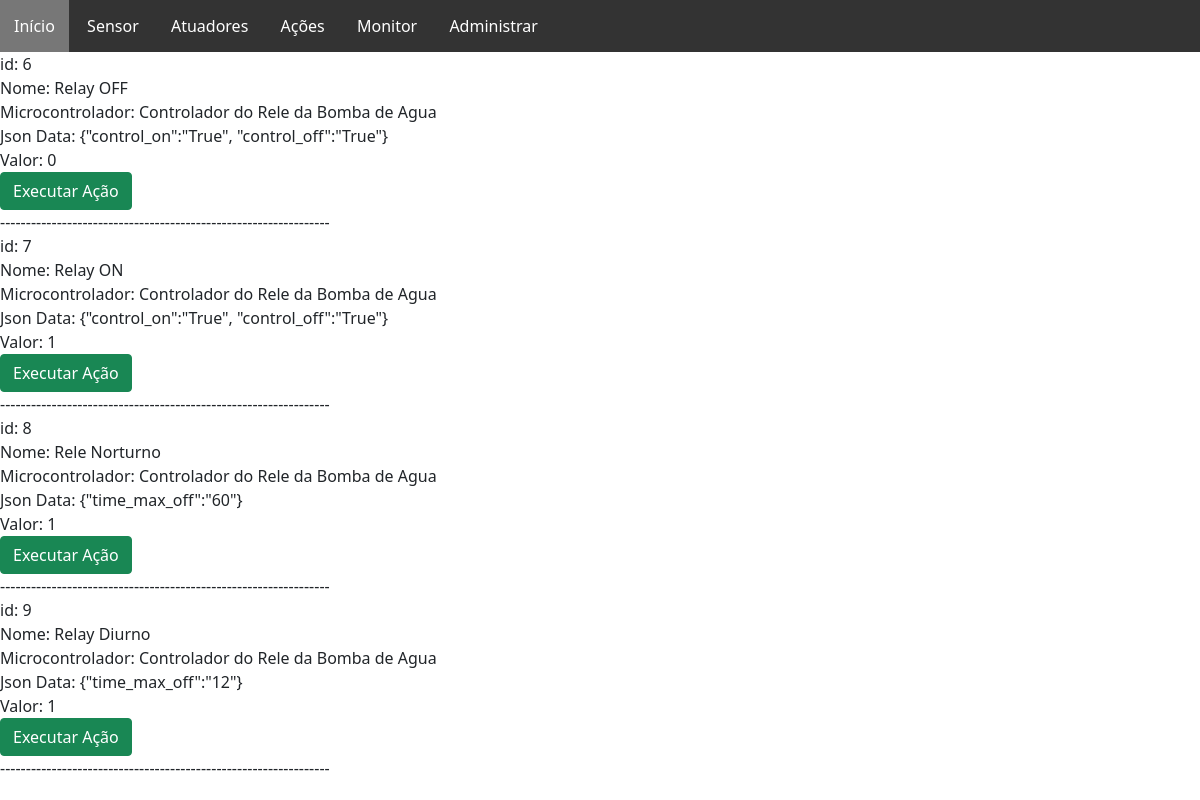
Page /monitor/action (signed in) on the earlier database version.
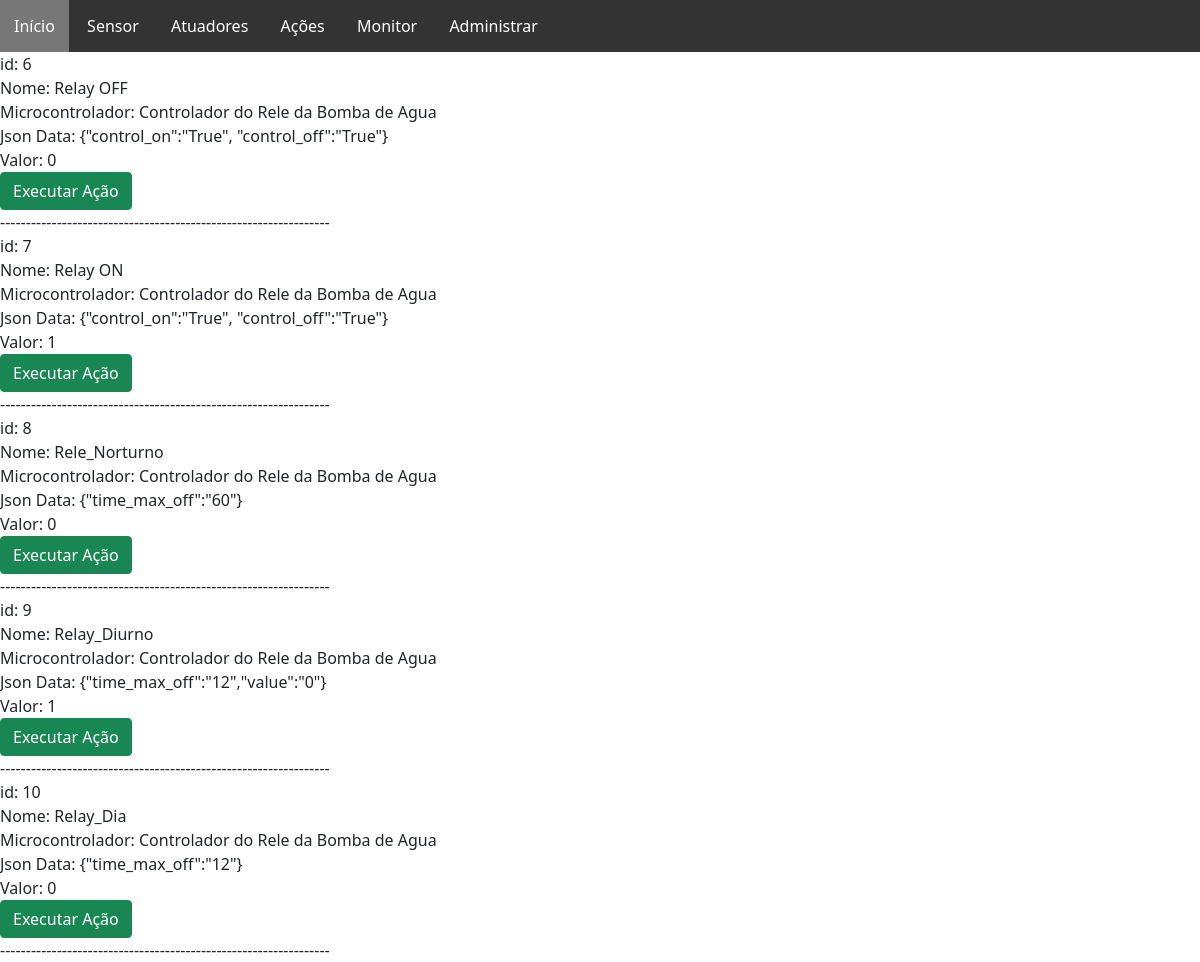
Same page on the later database version.
### monitor/models.py (models this page shows, shortened)
class Action(models.Model):
    tag_action = models.CharField(max_length=100, null=True)
    actuator = models.ForeignKey(Actuator, on_delete=models.CASCADE, null=True)
    data = models.CharField(max_length=200, null=True, blank= True, verbose_name="Data in Json Format")
    value = models.CharField(max_length=100, null=True, blank=True)
    date_created = models.DateTimeField(auto_now_add=True, null=True)
    date_updated = models.DateTimeField(auto_now=True, null=True)
    class Meta:
         verbose_name = "Ação"
         verbose_name_plural = "2 - Ações"

### data/models.py (models this page shows, shortened)
class Actuator(models.Model):
    controller = models.ForeignKey(MicroController, null=True, on_delete=models.SET_NULL)
    tag_actuator = models.CharField(max_length=100, null=True)
    type_actuator = models.CharField(max_length=100, null=True)
    model_actuator = models.CharField(max_length=100, null=True)
    description = models.TextField(max_length=2000, null=True)
    port_actuator = models.CharField(max_length=100, null=True)
    description_port = models.TextField(max_length=2000, null=True)
    active_status = models.BooleanField(default=False)
    send_message = models.BooleanField(verbose_name='Monitorar via Telegram?', default=False)
    date_created = models.DateTimeField(auto_now=True, null=True)
    date_updated = models.DateTimeField(auto_now=True, null=True)
    class Meta:
         verbose_name = "Atuador"
         verbose_name_plural = "5 - Atuador"

class MicroController(models.Model):
    sector = models.ForeignKey(Sector, null=True, on_delete=models.SET_NULL)
    label_controller = models.CharField(max_length=200, null=True)
    model_controller = models.CharField(max_length=200, null=True)
    description = models.TextField(max_length=2000, null=True)
    mac = models.CharField(max_length=20, null=True)
    chip_id = models.CharField(max_length=100)
    date_created = models.DateTimeField(auto_now_add=True, null=True)
    date_updated = models.DateTimeField(auto_now=True, null=True)
    status = models.BooleanField(verbose_name='Controlador Ativo?', default=False)
    class Meta:
         verbose_name = "Microcontrolador"
         verbose_name_plural = "3 - Microcontrolador"

### monitor/views.py (the view)
# urls.py: path("action", views.actions, name="monitor")
def actions(request):
    if request.user.is_authenticated == False:
        return redirect('/admin/')
    form = ActionForm()
    exec = False
    if request.method == 'POST':
        print('POST: ',request.POST)
        ac = Action.objects.filter(id = request.POST['id'])
        actionActuators(ac)
        exec = True
    actions = Action.objects.all()
    return render(
        request,
        "main/action.html",
        {'exec':exec, "actions": actions},
    )

### monitor/templates/main/action.html (shortened to what this page needs)
{% extends 'menu.html'%}
{% block content %}
        {% for action in actions %}
            <div class="ac_box">
                <div class="ac_box_top"><div>
                    <div class="ac_box_cont">
                        id: {{ action.id }}<br>
                        Nome: {{ action.tag_action }}<br>
                        Microcontrolador: {{ action.actuator.controller.label_controller }}<br>
                        Json Data: {{ action.data }}<br>
                        Valor: {{ action.value }}<br>
                        <form action="" method="post">
                            <button type="submit" class="btn btn-success" role="link" name="id" value={{ action.id }}>Executar Ação</button>
                        </form>
                        ----------------------------------------------------------------
                        <br>
                    <div>
            <div>
        {% endfor %}
{% endblock %}

Differences in the rows shown:
changed Action "{\"time_max_off\":\"60\"}": tag_action "Rele Norturno" → "Rele_Norturno"; value "1" → "0"
changed Action id 9: tag_action "Relay Diurno" → "Relay_Diurno"; data "{\"time_max_off\":\"12\"}" → "{\"time_max_off\":\"12\",\"value\":\"0\"}"
added Action: id "10", tag_action "Relay_Dia", actuator.controller.label_controller "Controlador do Rele da Bomba de Agua", data "{\"time_max_off\":\"12\"}", value "0"
